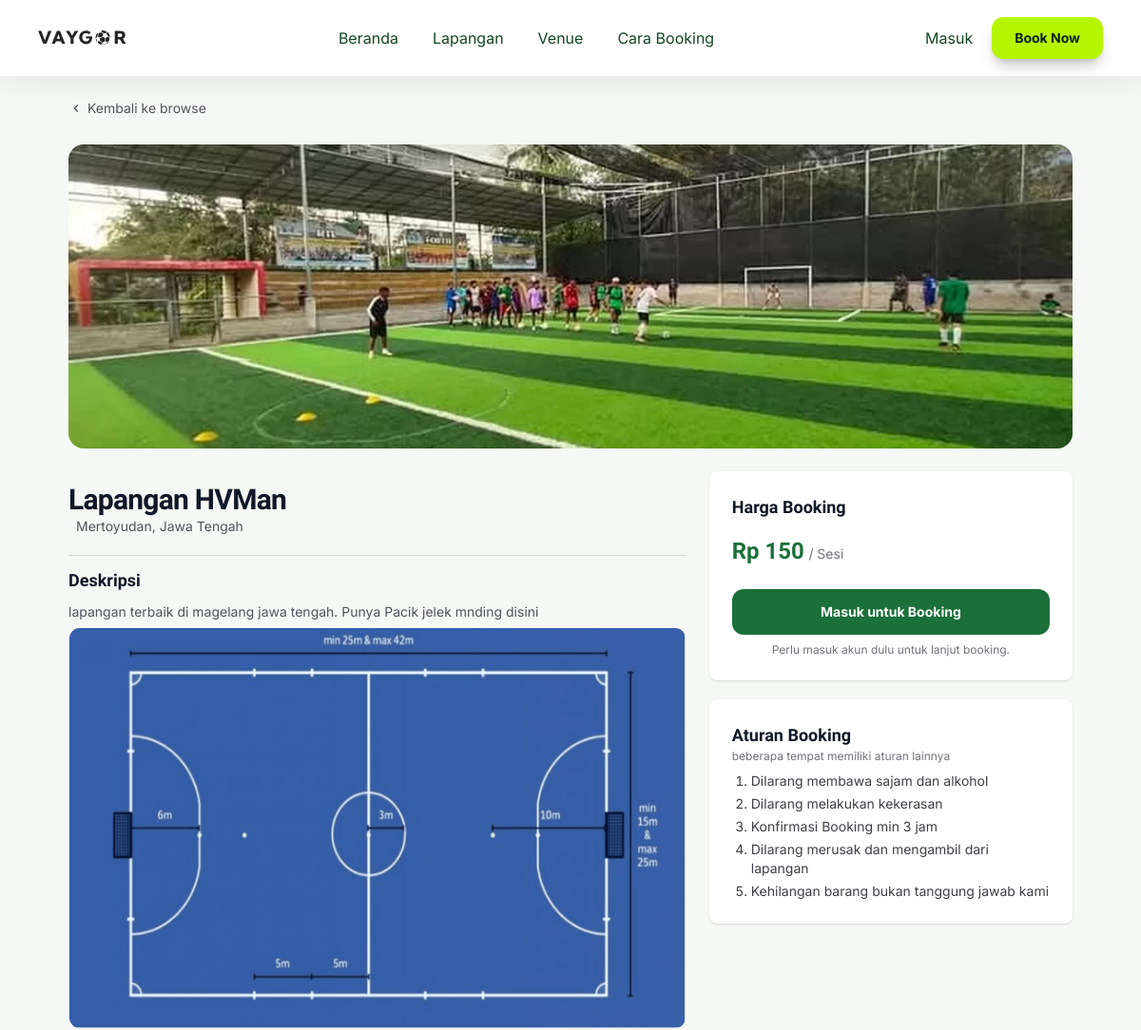
The page /index.php?p=produk&id=2 (upper part) on the database as committed earlier.
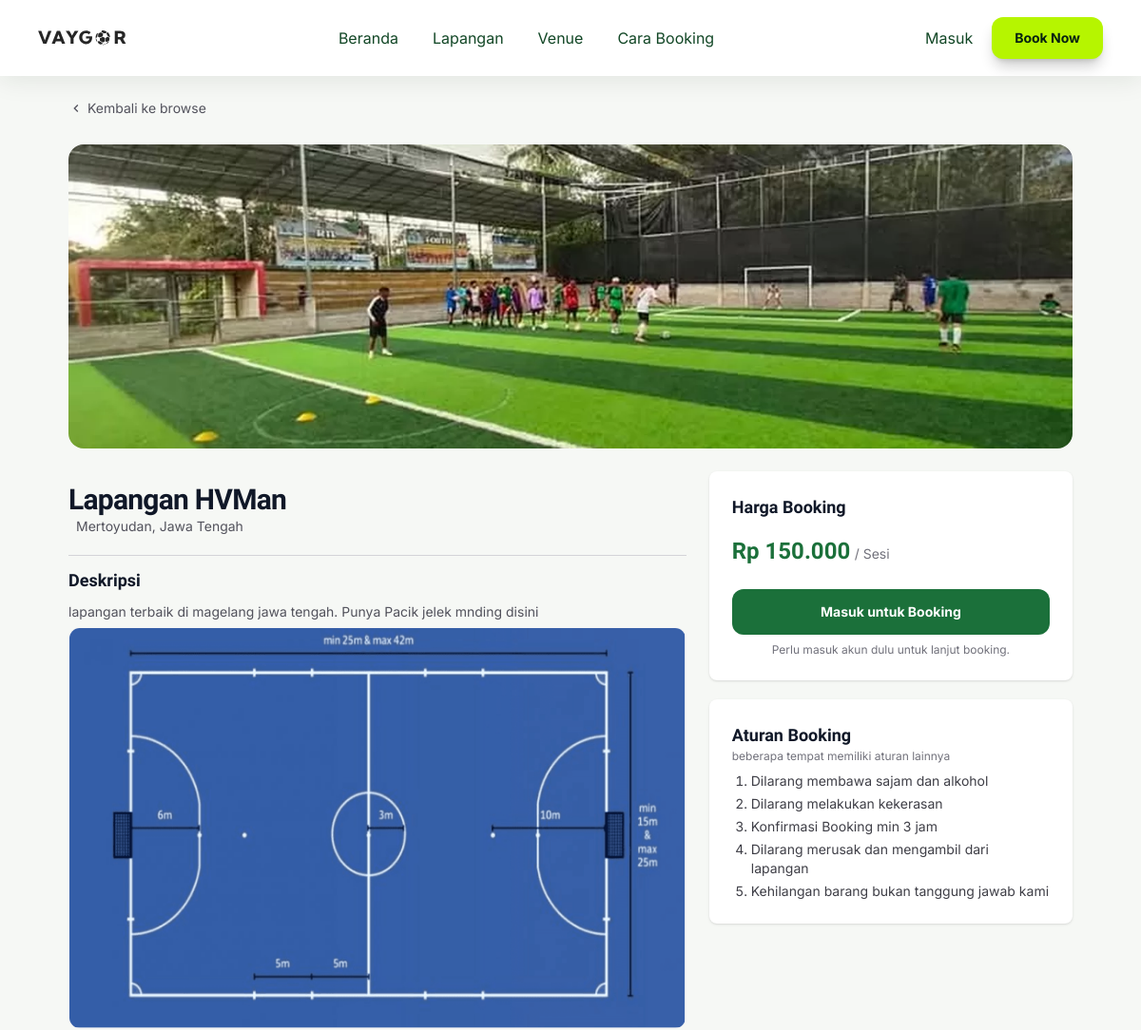
The same page on the database as committed later.
### tables this page shows
CREATE TABLE `fields` (
  `id` int UNSIGNED NOT NULL,
  `name` varchar(100) NOT NULL,
  `location` varchar(255) NOT NULL,
  `description` text,
  `capacity` int DEFAULT '10',
  `price` decimal(12,2) NOT NULL DEFAULT '0.00',
  `image` varchar(255) DEFAULT NULL
);

### pages/produk.php (the view, shortened to what this page needs)
<?php
$vid = (int)($_GET['id'] ?? 1);
$venue = null;
try {
  $stmt = $conn->prepare("
    SELECT * FROM fields WHERE id = ? LIMIT 1
    ");
  $stmt->bind_param("i", $vid);
  $stmt->execute();
  $res = $stmt->get_result();
  $venue = $res->fetch_assoc();
} catch (Throwable $e) {
  $venue = null;
}
function p_img($row)
{
  $c = $row['image'] ?? '';
  if ($c !== '') {
    if (file_exists(__DIR__ . '/../assets/uploads/' . $c)) return 'assets/uploads/' . $c;
  }
  return 'assets/images/lapangan.png';
}
function p_price($n)
{
  return 'Rp ' . number_format((float)$n, 0, ',', '.');
}
$userLoggedIn = !empty($_SESSION['id']);
$bookUrl = $userLoggedIn
  ? 'index.php?p=booking&id=' . (int) $venue['id']
  : 'login.php?redirect=' . urlencode('index.php?p=produk&id=' . (int) $venue['id']);
$bookLabel = $userLoggedIn ? 'Booking Sekarang' : 'Masuk untuk Booking';
?>
<div class="pt-20">
  <div class="mx-auto max-w-6xl px-6 sm:px-8 lg:px-12 py-6">
    <a href="index.php?p=browse" class="inline-flex items-center gap-1 text-sm text-zinc-600 hover:text-vaygor-600">
      <svg class="h-4 w-4" viewBox="0 0 24 24" fill="currentColor">
        <path d="M15.41 7.41 14 6l-6 6 6 6 1.41-1.41L10.83 12z" />
      </svg>
      Kembali ke browse
    </a>
  </div>
  <div class="mx-auto max-w-6xl px-6 sm:px-8 lg:px-12 pb-28 md:pb-12">
    <img src="<?php echo htmlspecialchars(p_img($venue), ENT_QUOTES, 'UTF-8'); ?>" alt="<?php echo htmlspecialchars($venue['name'], ENT_QUOTES, 'UTF-8'); ?>" class="rounded-2xl h-64 sm:h-80 w-full object-cover mb-6">
    <div class="grid gap-6 lg:grid-cols-[1.7fr_1fr] space-y-6">
      <div class="">
        <h1 class="mt-3 font-spartan text-3xl font-extrabold tracking-tight"><?php echo htmlspecialchars($venue['name'], ENT_QUOTES, 'UTF-8'); ?></h1>
        <div class="flex items-center gap-2 mb-5">
          <p class="text-sm text-zinc-600"><?php echo htmlspecialchars($venue['location'], ENT_QUOTES, 'UTF-8'); ?></p>
        </div>
        <hr class="border-zinc-300 my-3">
        <h2 class="font-spartan text-lg font-bold my-2">Deskripsi</h2>
        <p class="text-sm leading-relaxed text-zinc-600"><?php echo htmlspecialchars($venue['description'] ?? 'Lapangan futsal di Magelang.', ENT_QUOTES, 'UTF-8'); ?></p>
        <img src="assets/images/lapangan.png" alt="Denah" class="my-1 w-full rounded-xl border border-zinc-100">
      </div>
      <div class="flex flex-col gap-5">
        <div class="hidden lg:block rounded-lg shadow-sm bg-white p-6">
          <h2 class="font-spartan font-black- text-lg font-bold mb-4">Harga Booking</h2>
          <span class="font-spartan text-2xl font-extrabold text-vaygor-600"><?php echo htmlspecialchars(p_price($venue['price']), ENT_QUOTES, 'UTF-8'); ?></span> <span class="text-sm text-zinc-500">/ Sesi</span>
          <a href="<?php echo htmlspecialchars($bookUrl, ENT_QUOTES, 'UTF-8'); ?>" class="mt-6 flex w-full items-center justify-center rounded-xl bg-vaygor-600 px-6 py-3.5 text-sm font-bold text-white hover:bg-vaygor-700"><?php echo htmlspecialchars($bookLabel, ENT_QUOTES, 'UTF-8'); ?></a>
          <?php if (!$userLoggedIn): ?>
            <p class="mt-2 text-center text-xs text-zinc-500">Perlu masuk akun dulu untuk lanjut booking.</p>
          <?php else: ?>
            <p class="mt-2 text-center text-xs text-zinc-500">Cek jadwal di bawah sebelum booking.</p>
          <?php endif; ?>
        </div>
        <div class="rounded-lg shadow-sm bg-white p-6">
          <h2 class="font-spartan text-lg font-bold">Aturan Booking</h2>
          <p class="text-xs text-zinc-500">beberapa tempat memiliki aturan lainnya</p>
          <ol class="mt-2 list-decimal pl-5 space-y-1 text-sm text-zinc-700">
            <li>Dilarang membawa sajam dan alkohol</li>
            <li>Dilarang melakukan kekerasan</li>
            <li>Konfirmasi Booking min 3 jam</li>
            <li>Dilarang merusak dan mengambil dari lapangan</li>
            <li>Kehilangan barang bukan tanggung jawab kami</li>
          </ol>
        </div>
      </div>
    </div>
  </div>
</div>

Rows that differ between the two databases and show on the page:
changed fields "Lapangan HVMan": price "Rp 150" → "Rp 150.000"
